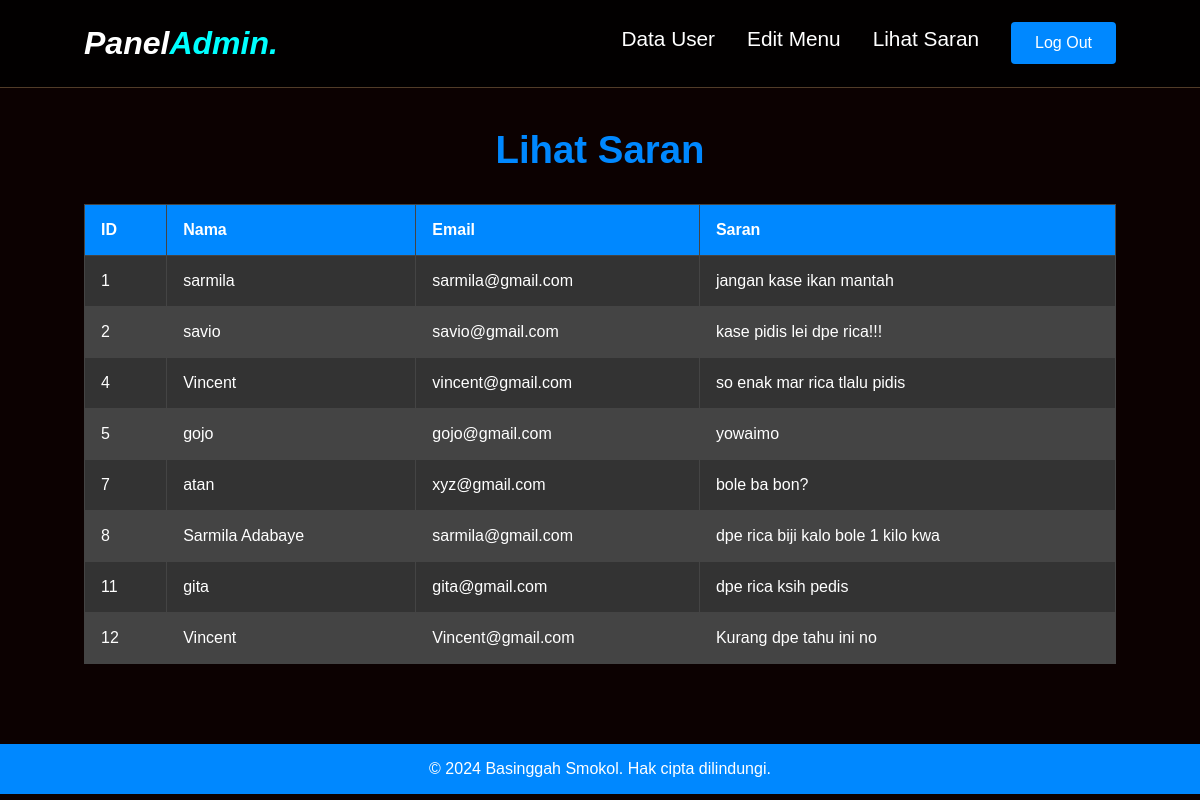
The page /lihat_saran.php (signed in) on the database its author committed.
### tables this page shows
CREATE TABLE `saran` (
  `id` int(11) NOT NULL,
  `nama` varchar(255) NOT NULL,
  `email` varchar(255) NOT NULL,
  `saran` text NOT NULL,
  `created_at` timestamp NOT NULL DEFAULT current_timestamp()
);

### lihat_saran.php (the view, shortened to what this page needs)
<?php
include 'koneksi.php';
$saran = $conn->query("SELECT * FROM saran");
?>
<!DOCTYPE html>
<html lang="id">
<head>
  <link rel="stylesheet" href="css/admin.css">
</head>
<body>
<header class="admin-header">
  <div class="admin-logo">Panel<span>Admin.</span></div>
  <nav class="navbar">
    <div class="navbar-nav">
      <a href="data_user.php">Data User</a>
      <a href="edit_menu.php">Edit Menu</a>
      <a href="lihat_saran.php">Lihat Saran</a>
    </div>
  </nav>
  <a href="logout_admin.php" class="btn logout">Log Out</a>
</header>
<main class="admin-panel">
  <section id="view-saran" class="admin-section">
    <h2>Lihat Saran</h2>
    <table class="admin-table">
      <thead>
        <tr>
          <th>ID</th>
          <th>Nama</th>
          <th>Email</th>
          <th>Saran</th>
        </tr>
      </thead>
      <tbody>
        <?php while ($row = $saran->fetch_assoc()): ?>
        <tr>
          <td><?php echo $row['id']; ?></td>
          <td><?php echo $row['nama']; ?></td>
          <td><?php echo $row['email']; ?></td>
          <td><?php echo $row['saran']; ?></td>
        </tr>
        <?php endwhile; ?>
      </tbody>
    </table>
  </section>
</main>
<footer>
  <p>&copy; 2024 Basinggah Smokol. Hak cipta dilindungi.</p>
</footer>
</body>
</html>

### css/admin.css (style rules this page uses)
:root { --primary: rgb(0, 136, 255); --bg: #0c0101; --input-bg: #1a1a1a; --input-border: #444; --focus-border: var(--primary); --button-bg: var(--primary); --button-hover-bg: #005bb5; --label-color: var(--primary); }
* { margin: 0; padding: 0; box-sizing: border-box; outline: none; border: none; text-decoration: none; }
html { scroll-behavior: smooth; }
body { font-family: "Poppins", sans-serif; background-color: var(--bg); color: #fff; }
.admin-header { display: flex; justify-content: space-between; align-items: center; padding: 1.4rem 7%; background-color: rgba(1, 1, 1, 0.8); border-bottom: 1px solid #513c28; position: fixed; top: 0; left: 0; right: 0; z-index: 9999; }
.admin-header .admin-logo { font-size: 2rem; font-weight: 700; color: #fff; font-style: italic; }
.admin-header .admin-logo span { color: aqua; }
.navbar { display: flex; align-items: center; margin-left: auto; }
.navbar .navbar-nav { display: flex; }
.navbar .navbar-nav a { color: white; display: inline-block; font-size: 1.3rem; margin: 0 1rem; }
.navbar .navbar-nav a::after { content: ""; display: block; padding-bottom: 0.5rem; border-bottom: 0.1rem solid var(--primary); transform: scaleX(0); transition: 0.2s linear; }
.admin-panel { padding: 8rem 7% 2rem; }
.admin-section { margin-bottom: 3rem; }
.admin-section h2 { text-align: center; font-size: 2.4rem; margin-bottom: 2rem; color: var(--primary); }
.btn { padding: 0.75rem 1.5rem; background-color: var(--button-bg); color: #fff; border-radius: 4px; cursor: pointer; display: inline-block; font-size: 1rem; text-align: center; transition: background-color 0.3s ease; }
.btn.logout { margin-left: 1rem; }
.admin-table { width: 100%; border-collapse: collapse; margin-bottom: 1.5rem; }
.admin-table th, .admin-table td { padding: 1rem; border: 1px solid #444; text-align: left; }
.admin-table th { background-color: var(--primary); color: #fff; }
.admin-table tbody tr:nth-child(odd) { background-color: #333; }
.admin-table tbody tr:nth-child(even) { background-color: #444; }
footer { background-color: var(--primary); text-align: center; padding: 1rem 0; }
footer p { color: #fff; font-size: 1rem; }

### rows shown on the page
saran: id "1", nama "sarmila", email "sarmila@gmail.com", saran "jangan kase ikan mantah"
saran: id "2", nama "savio", email "savio@gmail.com", saran "kase pidis lei dpe rica!!!"
saran: id "4", nama "Vincent", email "vincent@gmail.com", saran "so enak mar rica tlalu pidis"
saran: id "5", nama "gojo", email "gojo@gmail.com", saran "yowaimo"
saran: id "7", nama "atan", email "xyz@gmail.com", saran "bole ba bon?"
saran: id "8", nama "Sarmila Adabaye", email "sarmila@gmail.com", saran "dpe rica biji kalo bole 1 kilo kwa"
saran: id "11", nama "gita", email "gita@gmail.com", saran "dpe rica ksih pedis"
saran: id "12", nama "Vincent", email "Vincent@gmail.com", saran "Kurang dpe tahu ini no"
